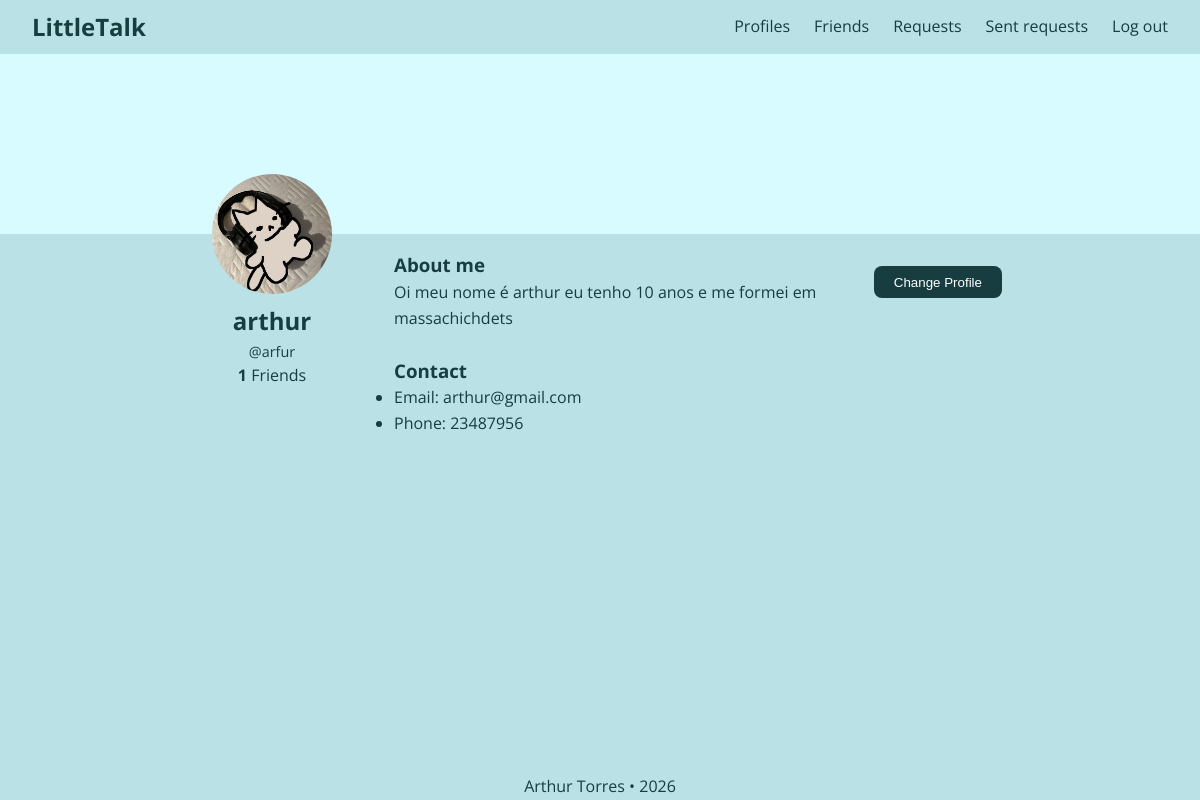
The page / (signed in) on the database its author committed.
### tables this page shows
CREATE TABLE info (
    id INTEGER PRIMARY KEY AUTOINCREMENT,
    user_id INTEGER NOT NULL,
    image TEXT,
    email TEXT,
    phone TEXT,
    name TEXT,
    desc TEXT,
    FOREIGN KEY (user_id) REFERENCES users (id) ON DELETE CASCADE
);

CREATE TABLE users (
    id INTEGER PRIMARY KEY AUTOINCREMENT,
    username TEXT NOT NULL UNIQUE,
    hash BLOB NOT NULL
);

### app.py (the view)
@app.route("/", methods=["GET", "POST"])
@login_required
def index():
    if request.method == "GET":
        db = get_db()
        row_info = db.execute("""SELECT users.username, info.name, info.email, info.phone, info.desc, info.image,
                              COUNT(friends.id) AS friends_count FROM info
                               JOIN friends ON info.user_id = friends.user_id
                               JOIN users ON info.user_id = users.id
                               WHERE info.user_id = ?""", (session["user_id"], )).fetchone()
        username = row_info["username"]
        name = row_info["name"]
        email = row_info["email"]
        phone = row_info["phone"]
        description = row_info["desc"]
        image = row_info["image"]
        friends_count = row_info["friends_count"]
        return render_template("index.html", username=username, name=name, email=email, phone=phone, image=image, description=description, friends_count=friends_count)

### app.py (called while the page is built)
def get_db():
    if 'db' not in g:
        g.db = sqlite3.connect("data/database.db")
        g.db.row_factory = sqlite3.Row
        g.db.execute("PRAGMA foreign_keys = ON")
    return g.db

### helpers.py (called while the page is built)
def login_required(f):
    @wraps(f)
    def decorated(*args, **kwargs):
        if session.get("user_id") is None:
            return redirect("/login")
        return f(*args, **kwargs)
    return decorated

### templates/index.html (shortened to what this page needs)
{% extends "layout.html" %}
{% block body_class %}page-profile{% endblock %}
{% block content %}
<div class="profile-page">
    <div class="profile-banner"></div>
    <div class="profile-body">
        <aside class="profile-sidebar">
            <div class="profile-avatar">
                {% if image %}
                    <img src="{{ url_for('static', filename='uploads/' + image) }}" alt="Profile Image">
                {% else %}
                    <img src="{{ url_for('static', filename='uploads/default.png') }}" alt="Profile Image">
                {% endif %}
            </div>
            {% if name %}<h2 class="profile-name">{{ name }}</h2>{% endif %}
            <p class="profile-username">@{{ username }}</p>
            <p class="profile-friends-count"><strong>{{ friends_count }}</strong> Friends</p>
        </aside>
        <div class="profile-content">
            <form action="/settings" method="GET">
                <input type="submit" value="Change Profile" class="profile-edit-btn">
            </form>
            {% if description %}
            <section class="profile-section">
                <h3>About me</h3>
                <p>{{ description }}</p>
            </section>
            {% endif %}
            <section class="profile-section">
                <h3>Contact</h3>
                <ul class="info-list">
                    {% if email %}<li>Email: {{ email }}</li>{% endif %}
                    {% if phone %}<li>Phone: {{ phone }}</li>{% endif %}
                </ul>
            </section>
        </div>
    </div>
</div>
{% endblock %}

### static/css/base.css (style rules this page uses)
*, *::before, *::after { box-sizing: border-box; margin: 0; padding: 0; }
:root { --color-bg: #d7fbff; --color-navbar: #b9e1e6; --color-navbar-text: #5a7f82; --color-text: #173d40; --color-input: #5a7f82; --font: 'Open Sans', 'Inter', sans-serif; --radius: 999px; --radius-btn: 8px; --gap: 1rem; }
body { font-family: var(--font); background-color: var(--color-bg); color: var(--color-text); line-height: 1.6; min-height: 100vh; display: flex; flex-direction: column; }

### static/css/components.css (style rules this page uses)
input, textarea { background-color: var(--color-input); border: none; border-radius: var(--radius); color: white; padding: 0.6rem 1.25rem; width: 100%; }
button, input[type="submit"], a[href="/settings"] { background-color: var(--color-text); color: white; border-radius: var(--radius-btn); width: 6rem; height: 2rem; margin: var(--gap); }
img { width: 10rem; height: 10rem; }

### static/css/pages.css (style rules this page uses)
body.page-profile { background-color: var(--color-navbar); }
.profile-page { width: 100%; max-width: 900px; margin: 0 auto; }
.profile-banner { width: 100vw; height: 180px; background-color: var(--color-bg); margin-left: calc(-1 * ((100vw - 100%) / 2)); }
.profile-body { display: flex; gap: 2rem; padding: 0 2rem 2rem; }
.profile-sidebar { display: flex; flex-direction: column; align-items: center; min-width: 180px; }
.profile-avatar img { width: 120px; height: 120px; border-radius: 50%; margin-top: -60px; object-fit: cover; }
.profile-content { flex: 1; padding-top: 1rem; overflow: visible; }
.profile-section { margin-bottom: 1.5rem; }
.profile-edit-btn { float: right; width: auto !important; padding: 0.5rem 1.25rem; white-space: nowrap; margin: 0; }
.profile-username { font-size: 0.9rem; }

### rows shown on the page
info: name "arthur", desc "Oi meu nome é arthur eu tenho 10 anos e me formei em massachichdets", email "arthur@gmail.com"
users: username "arfur"

### other values the page prints
{{ friends_count }} "1"
{{ phone }} "23487956"
